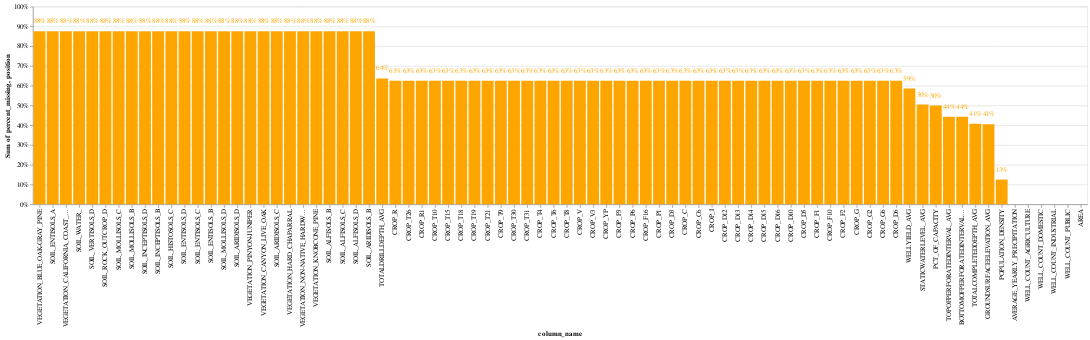

Here is the notebook cell this chart was saved with:
### Markdown cell above
### Preprocessing Data

### Code cell
draw_missing_data_chart(X)

### Figure 1 — Vega-Lite specification as saved in the notebook (floating-point values rounded to 4 significant figures)
{"config": {"view": {"continuousWidth": 400, "continuousHeight": 300}}, "layer": [{"mark": "bar", "encoding": {"color": {"value": "orange"}, "tooltip": [{"field": "column_name", "type": "nominal"}, {"field": "percent_missing", "type": "quantitative"}], "x": {"field": "column_name", "sort": ["VEGETATION_BLUE_OAK-GRAY_PINE", "SOIL_ENTISOLS_A", "VEGETATION_CALIFORNIA_COAST_LIVE_OAK", "SOIL_WATER_", "SOIL_VERTISOLS_D", "SOIL_ROCK_OUTCROP_D", "SOIL_MOLLISOLS_C", "SOIL_MOLLISOLS_B", "SOIL_INCEPTISOLS_D", "SOIL_INCEPTISOLS_B", "SOIL_HISTOSOLS_C", "SOIL_ENTISOLS_D", "SOIL_ENTISOLS_C", "SOIL_ENTISOLS_B", "SOIL_MOLLISOLS_D", "SOIL_ARIDISOLS_D", "VEGETATION_PINYON-JUNIPER", "VEGETATION_CANYON_LIVE_OAK", "SOIL_ARIDISOLS_C", "VEGETATION_HARD_CHAPARRAL", "VEGETATION_NON-NATIVE_HARDWOOD_FOREST", "VEGETATION_KNOBCONE_PINE", "SOIL_ALFISOLS_B", "SOIL_ALFISOLS_C", "SOIL_ALFISOLS_D", "SOIL_ARIDISOLS_B", "TOTALDRILLDEPTH_AVG", "CROP_R", "CROP_T26", "CROP_R1", "CROP_T10", "CROP_T15", "CROP_T18", "CROP_T19", "CROP_T21", "CROP_T9", "CROP_T30", "CROP_T31", "CROP_T4", "CROP_T6", "CROP_T8", "CROP_V", "CROP_V3", "CROP_YP", "CROP_P3", "CROP_P6", "CROP_F16", "CROP_P1", "CROP_D3", "CROP_C", "CROP_C6", "CROP_I", "CROP_D12", "CROP_D13", "CROP_D14", "CROP_D15", "CROP_D16", "CROP_D10", "CROP_D5", "CROP_F1", "CROP_F10", "CROP_F2", "CROP_G", "CROP_G2", "CROP_G6", "CROP_D6", "WELLYIELD_AVG", "STATICWATERLEVEL_AVG", "PCT_OF_CAPACITY", "TOPOFPERFORATEDINTERVAL_AVG", "BOTTOMOFPERFORATEDINTERVAL_AVG", "TOTALCOMPLETEDDEPTH_AVG", "GROUNDSURFACEELEVATION_AVG", "POPULATION_DENSITY", "AVERAGE_YEARLY_PRECIPITATION", "WELL_COUNT_AGRICULTURE", "WELL_COUNT_DOMESTIC", "WELL_COUNT_INDUSTRIAL", "WELL_COUNT_PUBLIC", "AREA"], "type": "nominal"}, "y": {"aggregate": "sum", "axis": {"format": "%"}, "field": "percent_missing", "stack": "normalize", "type": "quantitative"}}}, {"mark": {"type": "text", "align": "center", "color": "black", "fontSize": 10}, "encoding": {"color": {"value": "orange"}, "text": {"field": "percent_missing", "format": ".0%", "type": "quantitative"}, "tooltip": [{"field": "column_name", "type": "nominal"}, {"field": "percent_missing", "type": "quantitative"}], "x": {"field": "column_name", "sort": ["VEGETATION_BLUE_OAK-GRAY_PINE", "SOIL_ENTISOLS_A", "VEGETATION_CALIFORNIA_COAST_LIVE_OAK", "SOIL_WATER_", "SOIL_VERTISOLS_D", "SOIL_ROCK_OUTCROP_D", "SOIL_MOLLISOLS_C", "SOIL_MOLLISOLS_B", "SOIL_INCEPTISOLS_D", "SOIL_INCEPTISOLS_B", "SOIL_HISTOSOLS_C", "SOIL_ENTISOLS_D", "SOIL_ENTISOLS_C", "SOIL_ENTISOLS_B", "SOIL_MOLLISOLS_D", "SOIL_ARIDISOLS_D", "VEGETATION_PINYON-JUNIPER", "VEGETATION_CANYON_LIVE_OAK", "SOIL_ARIDISOLS_C", "VEGETATION_HARD_CHAPARRAL", "VEGETATION_NON-NATIVE_HARDWOOD_FOREST", "VEGETATION_KNOBCONE_PINE", "SOIL_ALFISOLS_B", "SOIL_ALFISOLS_C", "SOIL_ALFISOLS_D", "SOIL_ARIDISOLS_B", "TOTALDRILLDEPTH_AVG", "CROP_R", "CROP_T26", "CROP_R1", "CROP_T10", "CROP_T15", "CROP_T18", "CROP_T19", "CROP_T21", "CROP_T9", "CROP_T30", "CROP_T31", "CROP_T4", "CROP_T6", "CROP_T8", "CROP_V", "CROP_V3", "CROP_YP", "CROP_P3", "CROP_P6", "CROP_F16", "CROP_P1", "CROP_D3", "CROP_C", "CROP_C6", "CROP_I", "CROP_D12", "CROP_D13", "CROP_D14", "CROP_D15", "CROP_D16", "CROP_D10", "CROP_D5", "CROP_F1", "CROP_F10", "CROP_F2", "CROP_G", "CROP_G2", "CROP_G6", "CROP_D6", "WELLYIELD_AVG", "STATICWATERLEVEL_AVG", "PCT_OF_CAPACITY", "TOPOFPERFORATEDINTERVAL_AVG", "BOTTOMOFPERFORATEDINTERVAL_AVG", "TOTALCOMPLETEDDEPTH_AVG", "GROUNDSURFACEELEVATION_AVG", "POPULATION_DENSITY", "AVERAGE_YEARLY_PRECIPITATION", "WELL_COUNT_AGRICULTURE", "WELL_COUNT_DOMESTIC", "WELL_COUNT_INDUSTRIAL", "WELL_COUNT_PUBLIC", "AREA"], "type": "nominal"}, "y": {"field": "position", "type": "quantitative"}}, "transform": [{"calculate": "datum.percent_missing + 0.05 * datum.percent_missing / abs(datum.percent_missing)", "as": "position"}]}], "data": {"name": "data-ced13911bdec556eb4aa08c164d81ff7"}, "$schema": "https://vega.github.io/schema/vega-lite/v4.17.0.json", "datasets": {"data-ced13911bdec556eb4aa08c164d81ff7": [{"column_name": "VEGETATION_BLUE_OAK-GRAY_PINE", "percent_missing": 0.875}, {"column_name": "SOIL_ENTISOLS_A", "percent_missing": 0.875}, {"column_name": "VEGETATION_CALIFORNIA_COAST_LIVE_OAK", "percent_missing": 0.875}, {"column_name": "SOIL_WATER_", "percent_missing": 0.875}, {"column_name": "SOIL_VERTISOLS_D", "percent_missing": 0.875}, {"column_name": "SOIL_ROCK_OUTCROP_D", "percent_missing": 0.875}, {"column_name": "SOIL_MOLLISOLS_C", "percent_missing": 0.875}, {"column_name": "SOIL_MOLLISOLS_B", "percent_missing": 0.875}, {"column_name": "SOIL_INCEPTISOLS_D", "percent_missing": 0.875}, {"column_name": "SOIL_INCEPTISOLS_B", "percent_missing": 0.875}, {"column_name": "SOIL_HISTOSOLS_C", "percent_missing": 0.875}, {"column_name": "SOIL_ENTISOLS_D", "percent_missing": 0.875}, {"column_name": "SOIL_ENTISOLS_C", "percent_missing": 0.875}, {"column_name": "SOIL_ENTISOLS_B", "percent_missing": 0.875}, {"column_name": "SOIL_MOLLISOLS_D", "percent_missing": 0.875}, {"column_name": "SOIL_ARIDISOLS_D", "percent_missing": 0.875}, {"column_name": "VEGETATION_PINYON-JUNIPER", "percent_missing": 0.875}, {"column_name": "VEGETATION_CANYON_LIVE_OAK", "percent_missing": 0.875}, {"column_name": "SOIL_ARIDISOLS_C", "percent_missing": 0.875}, {"column_name": "VEGETATION_HARD_CHAPARRAL", "percent_missing": 0.875}, {"column_name": "VEGETATION_NON-NATIVE_HARDWOOD_FOREST", "percent_missing": 0.875}, {"column_name": "VEGETATION_KNOBCONE_PINE", "percent_missing": 0.875}, {"column_name": "SOIL_ALFISOLS_B", "percent_missing": 0.875}, {"column_name": "SOIL_ALFISOLS_C", "percent_missing": 0.875}, {"column_name": "SOIL_ALFISOLS_D", "percent_missing": 0.875}, {"column_name": "SOIL_ARIDISOLS_B", "percent_missing": 0.875}, {"column_name": "TOTALDRILLDEPTH_AVG", "percent_missing": 0.6368}, {"column_name": "CROP_R", "percent_missing": 0.625}, {"column_name": "CROP_T26", "percent_missing": 0.625}, {"column_name": "CROP_R1", "percent_missing": 0.625}, {"column_name": "CROP_T10", "percent_missing": 0.625}, {"column_name": "CROP_T15", "percent_missing": 0.625}, {"column_name": "CROP_T18", "percent_missing": 0.625}, {"column_name": "CROP_T19", "percent_missing": 0.625}, {"column_name": "CROP_T21", "percent_missing": 0.625}, {"column_name": "CROP_T9", "percent_missing": 0.625}, {"column_name": "CROP_T30", "percent_missing": 0.625}, {"column_name": "CROP_T31", "percent_missing": 0.625}, {"column_name": "CROP_T4", "percent_missing": 0.625}, {"column_name": "CROP_T6", "percent_missing": 0.625}, {"column_name": "CROP_T8", "percent_missing": 0.625}, {"column_name": "CROP_V", "percent_missing": 0.625}, {"column_name": "CROP_V3", "percent_missing": 0.625}, {"column_name": "CROP_YP", "percent_missing": 0.625}, {"column_name": "CROP_P3", "percent_missing": 0.625}, {"column_name": "CROP_P6", "percent_missing": 0.625}, {"column_name": "CROP_F16", "percent_missing": 0.625}, {"column_name": "CROP_P1", "percent_missing": 0.625}, {"column_name": "CROP_D3", "percent_missing": 0.625}, {"column_name": "CROP_C", "percent_missing": 0.625}, {"column_name": "CROP_C6", "percent_missing": 0.625}, {"column_name": "CROP_I", "percent_missing": 0.625}, {"column_name": "CROP_D12", "percent_missing": 0.625}, {"column_name": "CROP_D13", "percent_missing": 0.625}, {"column_name": "CROP_D14", "percent_missing": 0.625}, {"column_name": "CROP_D15", "percent_missing": 0.625}, {"column_name": "CROP_D16", "percent_missing": 0.625}, {"column_name": "CROP_D10", "percent_missing": 0.625}, {"column_name": "CROP_D5", "percent_missing": 0.625}, {"column_name": "CROP_F1", "percent_missing": 0.625}, {"column_name": "CROP_F10", "percent_missing": 0.625}, {"column_name": "CROP_F2", "percent_missing": 0.625}, {"column_name": "CROP_G", "percent_missing": 0.625}, {"column_name": "CROP_G2", "percent_missing": 0.625}, {"column_name": "CROP_G6", "percent_missing": 0.625}, {"column_name": "CROP_D6", "percent_missing": 0.625}, {"column_name": "WELLYIELD_AVG", "percent_missing": 0.5855}, {"column_name": "STATICWATERLEVEL_AVG", "percent_missing": 0.5042}, {"column_name": "PCT_OF_CAPACITY", "percent_missing": 0.5}, {"column_name": "TOPOFPERFORATEDINTERVAL_AVG", "percent_missing": 0.4427}, {"column_name": "BOTTOMOFPERFORATEDINTERVAL_AVG", "percent_missing": 0.4425}, {"column_name": "TOTALCOMPLETEDDEPTH_AVG", "percent_missing": 0.4077}, {"column_name": "GROUNDSURFACEELEVATION_AVG", "percent_missing": 0.4051}, {"column_name": "POPULATION_DENSITY", "percent_missing": 0.125}, {"column_name": "AVERAGE_YEARLY_PRECIPITATION", "percent_missing": 0.0}, {"column_name": "WELL_COUNT_AGRICULTURE", "percent_missing": 0.0}, {"column_name": "WELL_COUNT_DOMESTIC", "percent_missing": 0.0}, {"column_name": "WELL_COUNT_INDUSTRIAL", "percent_missing": 0.0}, {"column_name": "WELL_COUNT_PUBLIC", "percent_missing": 0.0}, {"column_name": "AREA", "percent_missing": 0.0}]}}
